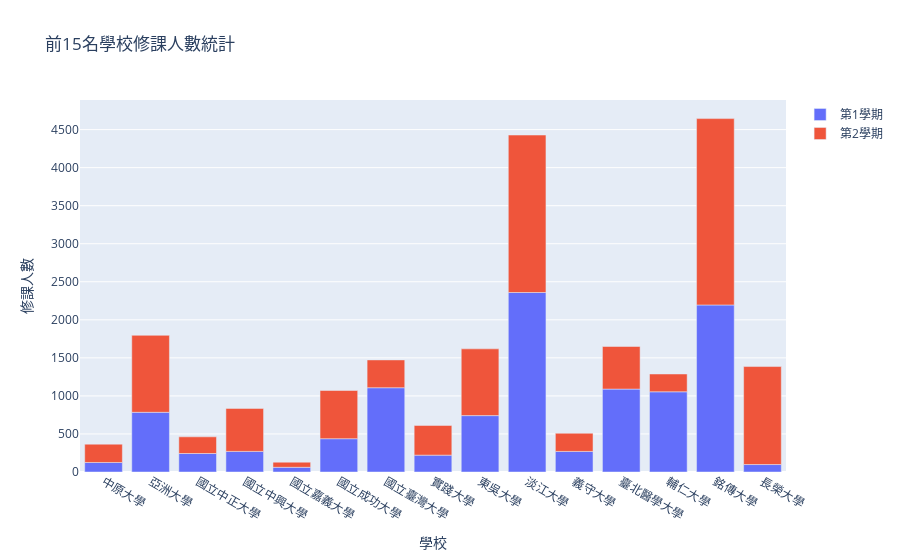

The code cell stored with this chart in its notebook:
### Code cell
# 計算每個學校的總修課人數
df_total = df.groupby('校名', as_index=False)['總修課人數'].sum()

# 以總修課人數排序
df_total = df_total.sort_values('總修課人數', ascending=False)

# 取前15名學校
top_15_schools = df_total['校名'].iloc[:15].tolist()

# 篩選出前15名學校的資料
df_top_15 = df[df['校名'].isin(top_15_schools)]

# 轉換資料結構，以學校和學期為索引
df_pivot = df_top_15.pivot_table(index=['校名', '開課學期'], columns='系所名稱', values='總修課人數', fill_value=0)

# 設定圖表
fig = go.Figure()

# 第1學期
fig.add_trace(go.Bar(
    x=df_pivot.loc[(slice(None), 1), :].index.get_level_values('校名'),
    y=df_pivot.loc[(slice(None), 1), :].sum(axis=1),
    name='第1學期',
    offsetgroup=0
))

# 第2學期
fig.add_trace(go.Bar(
    x=df_pivot.loc[(slice(None), 2), :].index.get_level_values('校名'),
    y=df_pivot.loc[(slice(None), 2), :].sum(axis=1),
    name='第2學期',
    offsetgroup=1
))

# 設定圖表樣式
fig.update_layout(
    barmode='relative',
    xaxis={'title': '學校'},
    yaxis={'title': '修課人數'},
    title='前15名學校修課人數統計'
)

# 顯示圖表
fig.show()

### Figure 1 — Plotly figure (JSON) as saved in the notebook; plotly's stock layout.template omitted (floating-point values rounded to 4 significant figures)
{"data": [{"name": "第1學期", "offsetgroup": "0", "type": "bar", "x": ["中原大學", "亞洲大學", "國立中正大學", "國立中興大學", "國立嘉義大學", "國立成功大學", "國立臺灣大學", "實踐大學", "東吳大學", "淡江大學", "義守大學", "臺北醫學大學", "輔仁大學", "銘傳大學", "長榮大學"], "y": [125.2, 784.7, 243.2, 270.7, 61.75, 437.8, 1108.0, 221.7, 741.0, 2359.0, 270.4, 1090.0, 1054.0, 2195.0, 98]}, {"name": "第2學期", "offsetgroup": "1", "type": "bar", "x": ["中原大學", "亞洲大學", "國立中正大學", "國立中興大學", "國立嘉義大學", "國立成功大學", "國立臺灣大學", "實踐大學", "東吳大學", "淡江大學", "義守大學", "臺北醫學大學", "輔仁大學", "銘傳大學", "長榮大學"], "y": [240.6, 1012.0, 219.0, 565, 67.25, 633.4, 365.6, 390, 877.5, 2070.0, 238.8, 559.7, 234.0, 2449.0, 1288.0]}], "layout": {"barmode": "relative", "title": {"text": "前15名學校修課人數統計"}, "xaxis": {"title": {"text": "學校"}}, "yaxis": {"title": {"text": "修課人數"}}}}
